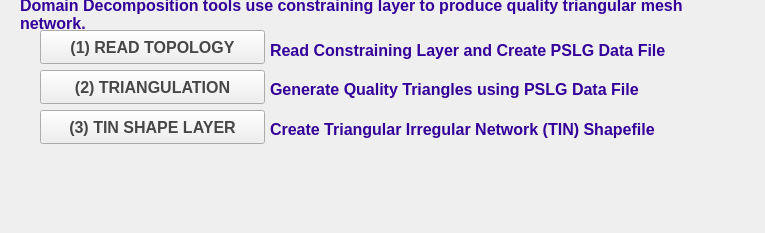
   <widget class="QWidget" name="PIHMgisToolBox_DomainDecomposition">
    <property name="geometry">
     <rect>
      <x>0</x>
      <y>0</y>
      <width>765</width>
      <height>233</height>
     </rect>
    </property>
    <attribute name="label">
     <string>Group [4] : : Domain Decomposition</string>
    </attribute>
    <widget class="QPushButton" name="pushButtonDomainDecompositionTINShapeLayer">
     <property name="geometry">
      <rect>
       <x>40</x>
       <y>110</y>
       <width>225</width>
       <height>34</height>
      </rect>
     </property>
     <property name="palette">
      <palette>
       <active>
        <colorrole role="WindowText">
         <brush brushstyle="SolidPattern">
          <color alpha="255">
           <red>71</red>
           <green>71</green>
           <blue>71</blue>
          </color>
         </brush>
        </colorrole>
        <colorrole role="Text">
         <brush brushstyle="SolidPattern">
          <color alpha="255">
           <red>71</red>
           <green>71</green>
           <blue>71</blue>
          </color>
         </brush>
        </colorrole>
        <colorrole role="ButtonText">
         <brush brushstyle="SolidPattern">
          <color alpha="255">
           <red>71</red>
           <green>71</green>
           <blue>71</blue>
          </color>
         </brush>
        </colorrole>
       </active>
       <inactive>
        <colorrole role="WindowText">
         <brush brushstyle="SolidPattern">
          <color alpha="255">
           <red>71</red>
           <green>71</green>
           <blue>71</blue>
          </color>
         </brush>
        </colorrole>
        <colorrole role="Text">
         <brush brushstyle="SolidPattern">
          <color alpha="255">
           <red>71</red>
           <green>71</green>
           <blue>71</blue>
          </color>
         </brush>
        </colorrole>
        <colorrole role="ButtonText">
         <brush brushstyle="SolidPattern">
          <color alpha="255">
           <red>71</red>
           <green>71</green>
           <blue>71</blue>
          </color>
         </brush>
        </colorrole>
       </inactive>
       <disabled>
        <colorrole role="WindowText">
         <brush brushstyle="SolidPattern">
          <color alpha="255">
           <red>71</red>
           <green>71</green>
           <blue>71</blue>
          </color>
         </brush>
        </colorrole>
        <colorrole role="Text">
         <brush brushstyle="SolidPattern">
          <color alpha="255">
           <red>71</red>
           <green>71</green>
           <blue>71</blue>
          </color>
         </brush>
        </colorrole>
        <colorrole role="ButtonText">
         <brush brushstyle="SolidPattern">
          <color alpha="255">
           <red>71</red>
           <green>71</green>
           <blue>71</blue>
          </color>
         </brush>
        </colorrole>
       </disabled>
      </palette>
     </property>
     <property name="font">
      <font>
       <family>Arial</family>
       <pointsize>12</pointsize>
       <weight>75</weight>
       <bold>true</bold>
      </font>
     </property>
     <property name="styleSheet">
      <string notr="true">color: rgb(255, 51, 0);
color: rgb(71, 71, 71);</string>
     </property>
     <property name="locale">
      <locale language="English" country="UnitedStates"/>
     </property>
     <property name="text">
      <string>(3) TIN SHAPE LAYER</string>
     </property>
     <property name="autoDefault">
      <bool>false</bool>
     </property>
     <property name="default">
      <bool>false</bool>
     </property>
     <property name="flat">
      <bool>false</bool>
     </property>
    </widget>
    <widget class="QPushButton" name="pushButtonDomainDecompositionReadTopology">
     <property name="geometry">
      <rect>
       <x>40</x>
       <y>30</y>
       <width>225</width>
       <height>34</height>
      </rect>
     </property>
     <property name="palette">
      <palette>
       <active>
        <colorrole role="WindowText">
         <brush brushstyle="SolidPattern">
          <color alpha="255">
           <red>71</red>
           <green>71</green>
           <blue>71</blue>
          </color>
         </brush>
        </colorrole>
        <colorrole role="Text">
         <brush brushstyle="SolidPattern">
          <color alpha="255">
           <red>71</red>
           <green>71</green>
           <blue>71</blue>
          </color>
         </brush>
        </colorrole>
        <colorrole role="ButtonText">
         <brush brushstyle="SolidPattern">
          <color alpha="255">
           <red>71</red>
           <green>71</green>
           <blue>71</blue>
          </color>
         </brush>
        </colorrole>
       </active>
       <inactive>
        <colorrole role="WindowText">
         <brush brushstyle="SolidPattern">
          <color alpha="255">
           <red>71</red>
           <green>71</green>
           <blue>71</blue>
          </color>
         </brush>
        </colorrole>
        <colorrole role="Text">
         <brush brushstyle="SolidPattern">
          <color alpha="255">
           <red>71</red>
           <green>71</green>
           <blue>71</blue>
          </color>
         </brush>
        </colorrole>
        <colorrole role="ButtonText">
         <brush brushstyle="SolidPattern">
          <color alpha="255">
           <red>71</red>
           <green>71</green>
           <blue>71</blue>
          </color>
         </brush>
        </colorrole>
       </inactive>
       <disabled>
        <colorrole role="WindowText">
         <brush brushstyle="SolidPattern">
          <color alpha="255">
           <red>71</red>
           <green>71</green>
           <blue>71</blue>
          </color>
         </brush>
        </colorrole>
        <colorrole role="Text">
         <brush brushstyle="SolidPattern">
          <color alpha="255">
           <red>71</red>
           <green>71</green>
           <blue>71</blue>
          </color>
         </brush>
        </colorrole>
        <colorrole role="ButtonText">
         <brush brushstyle="SolidPattern">
          <color alpha="255">
           <red>71</red>
           <green>71</green>
           <blue>71</blue>
          </color>
         </brush>
        </colorrole>
       </disabled>
      </palette>
     </property>
     <property name="font">
      <font>
       <family>Arial</family>
       <pointsize>12</pointsize>
       <weight>75</weight>
       <bold>true</bold>
      </font>
     </property>
     <property name="styleSheet">
      <string notr="true">color: rgb(255, 51, 0);
color: rgb(71, 71, 71);</string>
     </property>
     <property name="locale">
      <locale language="English" country="UnitedStates"/>
     </property>
     <property name="text">
      <string>(1) READ TOPOLOGY</string>
     </property>
     <property name="autoDefault">
      <bool>false</bool>
     </property>
     <property name="default">
      <bool>false</bool>
     </property>
     <property name="flat">
      <bool>false</bool>
     </property>
    </widget>
    <widget class="QPushButton" name="pushButtonDomainDecompositionTriangulation">
     <property name="geometry">
      <rect>
       <x>40</x>
       <y>70</y>
       <width>225</width>
       <height>34</height>
      </rect>
     </property>
     <property name="palette">
      <palette>
       <active>
        <colorrole role="WindowText">
         <brush brushstyle="SolidPattern">
          <color alpha="255">
           <red>71</red>
           <green>71</green>
           <blue>71</blue>
          </color>
         </brush>
        </colorrole>
        <colorrole role="Text">
         <brush brushstyle="SolidPattern">
          <color alpha="255">
           <red>71</red>
           <green>71</green>
           <blue>71</blue>
          </color>
         </brush>
        </colorrole>
        <colorrole role="ButtonText">
         <brush brushstyle="SolidPattern">
          <color alpha="255">
           <red>71</red>
           <green>71</green>
           <blue>71</blue>
          </color>
         </brush>
        </colorrole>
       </active>
       <inactive>
        <colorrole role="WindowText">
         <brush brushstyle="SolidPattern">
          <color alpha="255">
           <red>71</red>
           <green>71</green>
           <blue>71</blue>
          </color>
         </brush>
        </colorrole>
        <colorrole role="Text">
         <brush brushstyle="SolidPattern">
          <color alpha="255">
           <red>71</red>
           <green>71</green>
           <blue>71</blue>
          </color>
         </brush>
        </colorrole>
        <colorrole role="ButtonText">
         <brush brushstyle="SolidPattern">
          <color alpha="255">
           <red>71</red>
           <green>71</green>
           <blue>71</blue>
          </color>
         </brush>
        </colorrole>
       </inactive>
       <disabled>
        <colorrole role="WindowText">
         <brush brushstyle="SolidPattern">
          <color alpha="255">
           <red>71</red>
           <green>71</green>
           <blue>71</blue>
          </color>
         </brush>
        </colorrole>
        <colorrole role="Text">
         <brush brushstyle="SolidPattern">
          <color alpha="255">
           <red>71</red>
           <green>71</green>
           <blue>71</blue>
          </color>
         </brush>
        </colorrole>
        <colorrole role="ButtonText">
         <brush brushstyle="SolidPattern">
          <color alpha="255">
           <red>71</red>
           <green>71</green>
           <blue>71</blue>
          </color>
         </brush>
        </colorrole>
       </disabled>
      </palette>
     </property>
     <property name="font">
      <font>
       <family>Arial</family>
       <pointsize>12</pointsize>
       <weight>75</weight>
       <bold>true</bold>
      </font>
     </property>
     <property name="styleSheet">
      <string notr="true">color: rgb(255, 51, 0);
color: rgb(71, 71, 71);</string>
     </property>
     <property name="locale">
      <locale language="English" country="UnitedStates"/>
     </property>
     <property name="text">
      <string>(2) TRIANGULATION</string>
     </property>
     <property name="autoDefault">
      <bool>false</bool>
     </property>
     <property name="default">
      <bool>false</bool>
     </property>
     <property name="flat">
      <bool>false</bool>
     </property>
    </widget>
    <widget class="QLabel" name="label_40">
     <property name="geometry">
      <rect>
       <x>270</x>
       <y>30</y>
       <width>451</width>
       <height>41</height>
      </rect>
     </property>
     <property name="font">
      <font>
       <family>Arial</family>
       <pointsize>12</pointsize>
       <weight>75</weight>
       <bold>true</bold>
      </font>
     </property>
     <property name="styleSheet">
      <string notr="true">color: rgb(204, 51, 0);</string>
     </property>
     <property name="text">
      <string>&lt;html&gt;&lt;head/&gt;&lt;body&gt;&lt;p&gt;&lt;span style=&quot; color:#330099;&quot;&gt;Read Constraining Layer and Create PSLG Data File&lt;/span&gt;&lt;/p&gt;&lt;/body&gt;&lt;/html&gt;</string>
     </property>
     <property name="wordWrap">
      <bool>true</bool>
     </property>
    </widget>
    <widget class="QLabel" name="label_41">
     <property name="geometry">
      <rect>
       <x>270</x>
       <y>80</y>
       <width>381</width>
       <height>20</height>
      </rect>
     </property>
     <property name="font">
      <font>
       <family>Arial</family>
       <pointsize>12</pointsize>
       <weight>75</weight>
       <bold>true</bold>
      </font>
     </property>
     <property name="styleSheet">
      <string notr="true">color: rgb(204, 51, 0);</string>
     </property>
     <property name="text">
      <string>&lt;html&gt;&lt;head/&gt;&lt;body&gt;&lt;p&gt;&lt;span style=&quot; color:#330099;&quot;&gt;Generate Quality Triangles using PSLG Data File&lt;/span&gt;&lt;/p&gt;&lt;/body&gt;&lt;/html&gt;</string>
     </property>
    </widget>
    <widget class="QLabel" name="label_42">
     <property name="geometry">
      <rect>
       <x>270</x>
       <y>120</y>
       <width>411</width>
       <height>20</height>
      </rect>
     </property>
     <property name="font">
      <font>
       <family>Arial</family>
       <pointsize>12</pointsize>
       <weight>75</weight>
       <bold>true</bold>
      </font>
     </property>
     <property name="styleSheet">
      <string notr="true">color: rgb(204, 51, 0);</string>
     </property>
     <property name="text">
      <string>&lt;html&gt;&lt;head/&gt;&lt;body&gt;&lt;p&gt;&lt;span style=&quot; color:#330099;&quot;&gt;Create Triangular Irregular Network (TIN) Shapefile&lt;/span&gt;&lt;/p&gt;&lt;/body&gt;&lt;/html&gt;</string>
     </property>
    </widget>
    <widget class="QLabel" name="label_11">
     <property name="geometry">
      <rect>
       <x>20</x>
       <y>-6</y>
       <width>731</width>
       <height>41</height>
      </rect>
     </property>
     <property name="font">
      <font>
       <family>Arial</family>
       <pointsize>14</pointsize>
       <weight>50</weight>
       <bold>false</bold>
      </font>
     </property>
     <property name="styleSheet">
      <string notr="true">color: rgb(204, 51, 0);</string>
     </property>
     <property name="text">
      <string>&lt;html&gt;&lt;head/&gt;&lt;body&gt;&lt;p&gt;&lt;span style=&quot; font-size:12pt; font-weight:600; color:#330099;&quot;&gt;Domain Decomposition tools use constraining layer to produce quality triangular mesh network.&lt;/span&gt;&lt;/p&gt;&lt;/body&gt;&lt;/html&gt;</string>
     </property>
     <property name="wordWrap">
      <bool>true</bool>
     </property>
     <property name="openExternalLinks">
      <bool>true</bool>
     </property>
    </widget>
   </widget>
